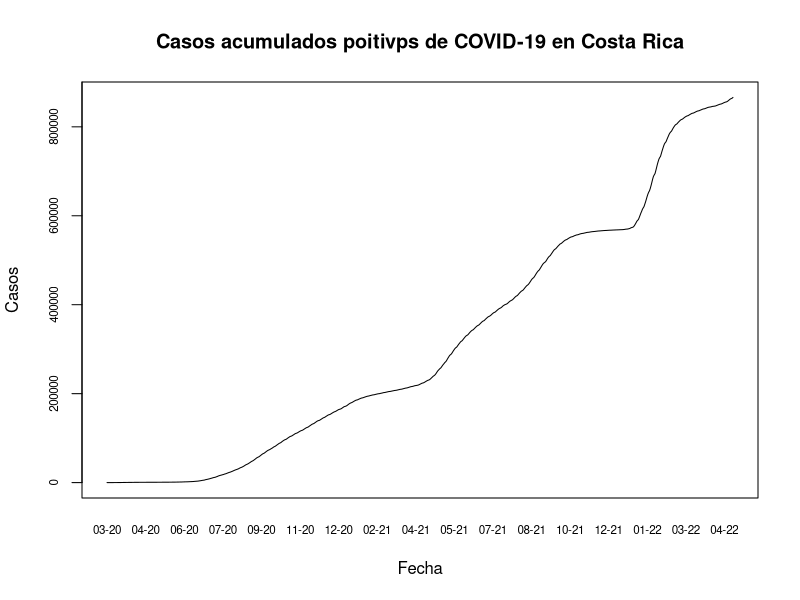
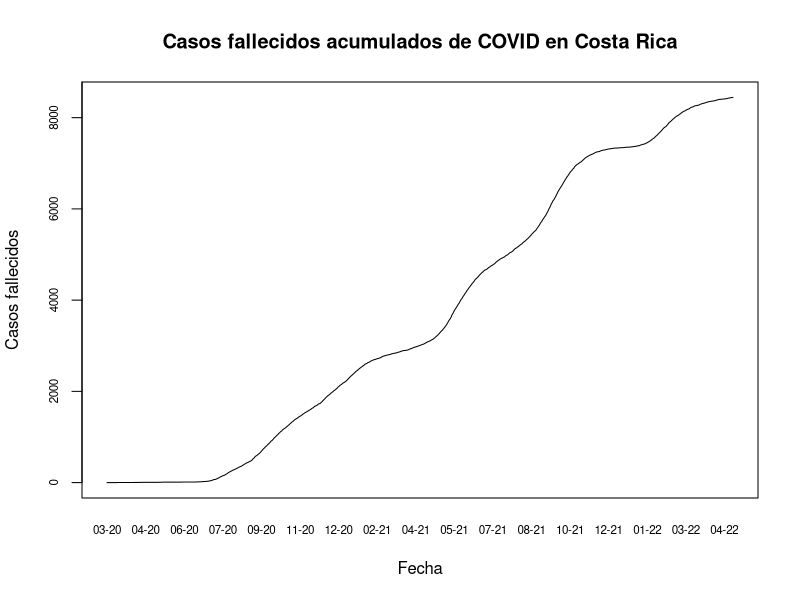
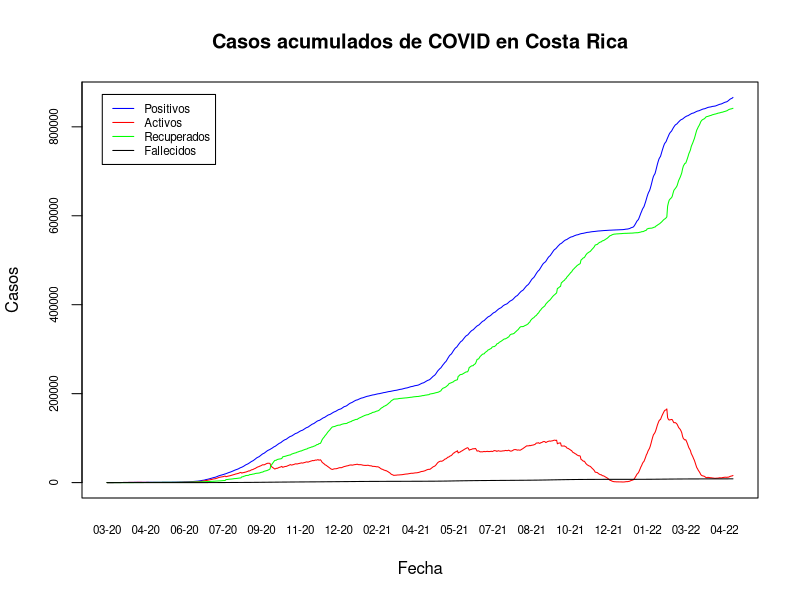
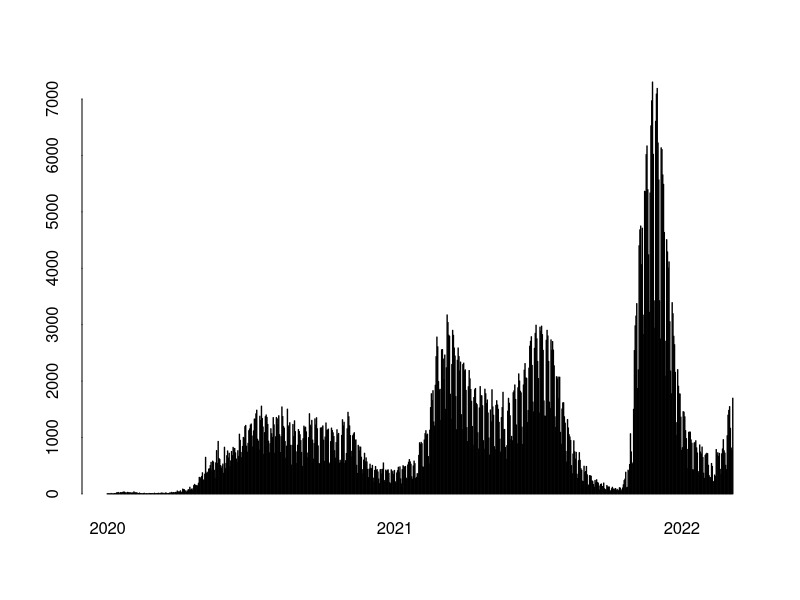
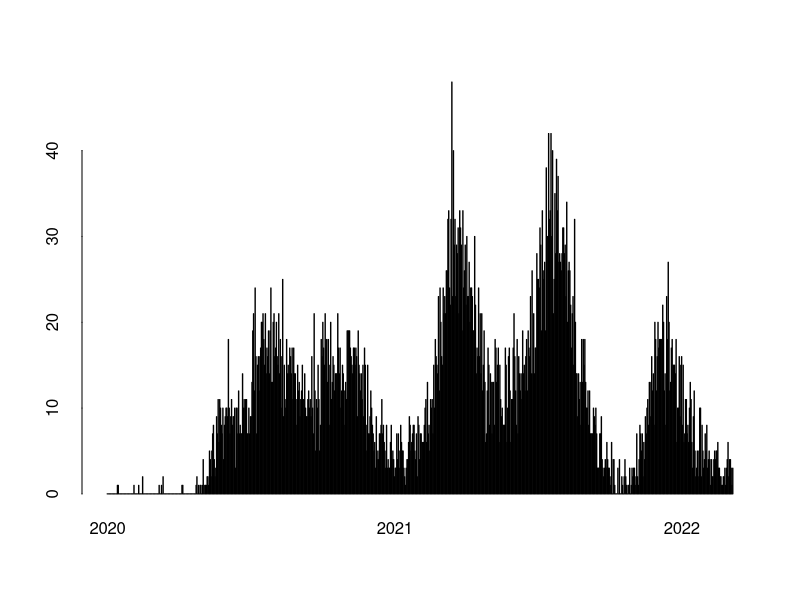

R code for these plots, in order:
## ---- chunk 1
knitr::opts_chunk$set(echo = TRUE)
## ---- chunk 2
covid <- read.csv(file = "05_10_22_CSV_GENERAL.csv", sep = ";")
## ---- chunk 3
options(scipen = 7)
## ---- chunk 4
covid$FECHA <- as.Date(covid$FECHA, format = "%d/%m/%Y")
## ---- chunk 5
plot(
  covid$FECHA,
  covid$positivos,
  type = "l", 
  xaxt = "n",
  yaxt = "n",
  main = "Casos acumulados poitivps de COVID-19 en Costa Rica",
  xlab = "Fecha",
  ylab = "Casos"
)

axis(
  side = 1,
  covid$FECHA,
  tick = FALSE,
  format(covid$FECHA, "%m-%y"), 
  cex.axis = 0.7
)

axis(
  side = 2,
  covid$positivos,
  labels = TRUE,  
  at = seq(0, 1000000, by = 200000),
  cex.axis = .7
)

## ---- chunk 6
plot(
  covid$FECHA,
  covid$fallecidos,
  type = "l",
  xaxt = "n",
  yaxt = "n",
  main = "Casos fallecidos acumulados de COVID en Costa Rica",
  xlab = "Fecha",
  ylab = "Casos fallecidos"
)

axis(
  side = 1,
  covid$FECHA,
  tick = FALSE,
  format(covid$FECHA, "%m-%y"), 
  cex.axis = 0.7
)

axis(
  side = 2,
  covid$positivos,
  labels = TRUE,  
  at = seq(0, 10000, by = 2000),
  cex.axis = .7
)
## ---- chunk 7
plot(
  covid$FECHA,
  covid$positivos,
  type = "l",
  xaxt = "n",
  yaxt = "n",
  main = "Casos acumulados de COVID en Costa Rica",
  xlab = "Fecha",
  ylab = "Casos",
  col = "blue"
)

# Casos activos
lines(covid$FECHA, covid$activos, col="red")

# Casos recuperados
lines(covid$FECHA, covid$RECUPERADOS, col="green")

# Casos fallecidos
lines(covid$FECHA, covid$fallecidos, col="black")

# Leyenda
legend(
  x = "topleft",
  inset = 0.03,
  legend = c("Positivos", "Activos", "Recuperados", "Fallecidos"),
  col = c("blue", "red", "green", "black"),
  lty = 1,
  cex = 0.7)

# Formato del eje X
axis(side = 1,
     covid$FECHA,
     tick = FALSE,
     format(covid$FECHA, "%m-%y"),
     cex.axis = .7)

# Formato del eje Y
axis(
  side = 2,
  covid$positivos,
  labels = TRUE,  
  at = seq(0, 1000000, by = 200000),
  cex.axis = .7
)
## ---- chunk 8
# Gráfico de barras
barplot(
  height=covid$nue_posi,
  names.arg=format(covid$FECHA, "%Y"),
  ann = FALSE, 
  bty = "n", 
  tck = 0, 
  xaxt = "n",
  space = 1,
  main="Casos positivos por día",
  xlab = "Fecha",
  ylab = "Casos positivos",
  col = "blue"
)

# Fechas minima y máxima
x_min <- min(covid$FECHA)
x_max <- max(covid$FECHA)

# Formato del eje X
axis(
  side = 1,
  at = match(seq(as.Date(x_min), x_max, "years"), covid$FECHA) * (1 + 1),
  labels = format(seq(as.Date(x_min), x_max, "years"), "%Y"),
  lwd = 0)
## ---- chunk 9
# Gráfico de barras
barplot(
  height=covid$nue_falleci,
  names.arg=format(covid$FECHA, "%Y"),
  ann = FALSE, 
  bty = "n", 
  tck = 0, 
  xaxt = "n",
  space = 1,
  main="Casos fallecidos por día",
  xlab = "Fecha",
  ylab = "Casos fallecidos",
  col = "black"
)

# Fechas minima y máxima
x_min <- min(covid$FECHA)
x_max <- max(covid$FECHA)

# Formato del eje X
axis(
  side = 1,
  at = match(seq(as.Date(x_min), x_max, "years"), covid$FECHA) * (1 + 1),
  labels = format(seq(as.Date(x_min), x_max, "years"), "%Y"),
  lwd = 0)
